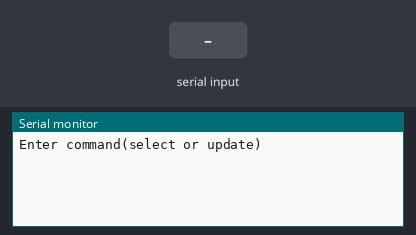
Bench run of a sketch on a simulated Arduino Uno, built with avr-gcc and run on an emulated ATmega328P. Shown: the last lines printed to the serial monitor. The inputs (shaded band) are chosen by the test bench.

Above: at 1.2 s.
1.3 s: "NULL" received over Serial
At 2.9 s:
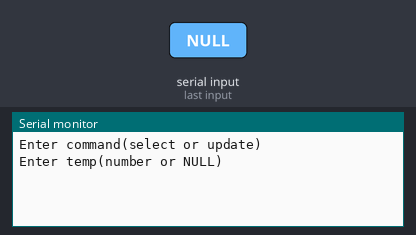
3.8 s: "YES" received over Serial
At 5.9 s:
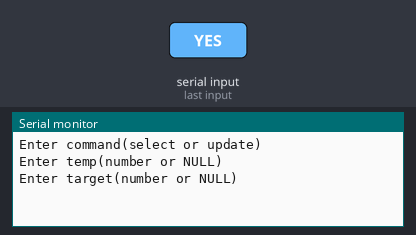
6.3 s: "NO" received over Serial
At 7.8 s:
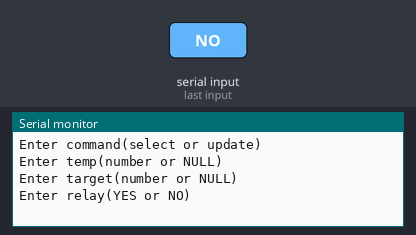
8.8 s: "90,45\n" received over Serial
At 10.1 s:
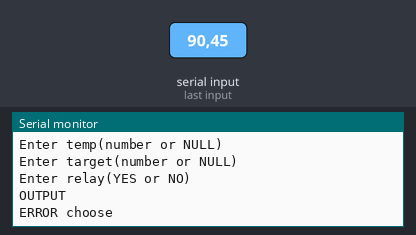

Measured:
- after the input at 1.3 s, the serial monitor: prints a new line after 1.0 s (image 1)
- after the input at 3.8 s, the serial monitor: prints a new line after 1.0 s (image 2)
- after the input at 6.3 s, the serial monitor: prints a new line after 1.0 s (image 3)
- after the input at 8.8 s, the serial monitor: prints a new line after 1.0 s (image 4)

The sketch:

arduino.ino
```cpp
void setup(){
    Serial.begin(9600);
}
float finel_temp;
int finel_target;
boolean finel_relay;

void SQL(String choose,float value_float,int value_int,boolean value_boolean){
    String command = "";
    if(choose ==(String)"select"){
        if(value_float != NULL){
            command = "SELECT temp FROM value";
        }if(value_int != NULL){
            command = "SELECT target FROM value";
        }if(value_boolean != NULL){
            command = "SELECT relay FROM value";
        }

    }else if(choose ==(String)"update"){
        if(value_float != NULL){
            command = "UPDATE value SET temp = " + (String)value_float;
        }if(value_int != NULL){
            command = "UPDATE value SET temp = " + (String)value_int;
        }if(value_boolean != NULL){
            if(value_boolean == 1){
                command = "UPDATE value SET temp = "+ (String)"YES";
            }else{
                command = "UPDATE value SET temp = "+(String)"NO";
            }

        }
    }else{
        Serial.print("ERROR choose");
    }
    Serial.println(command);
}

void loop(){
    Serial.println("Enter command(select or update)");
    while(!Serial.available());
    String result_command = Serial.readString();
    Serial.println("Enter temp(number or NULL)");
    while(!Serial.available());
    String result_float = Serial.readString();
    if(result_float == "NULL"){
        finel_temp = NULL;
    }else{finel_temp = result_float.toFloat();}
    Serial.println("Enter target(number or NULL)");
    while(!Serial.available());
    String result_int = Serial.readString();
    if(result_int == "NULL"){
        finel_target == NULL;
    }else{finel_target = result_int.toInt();}
    Serial.println("Enter relay(YES or NO)");
    while(!Serial.available());
    String result_relay = Serial.readString();
    if(result_relay == "NULL"){
        finel_relay = NULL;
    }else if(result_relay == "YES"){finel_relay == 1;}
    else if(result_relay == "NO"){finel_relay == 0;}
    Serial.println("OUTPUT");
    SQL(result_command,finel_temp,finel_target,finel_relay);
    delay(2000);

}
```
